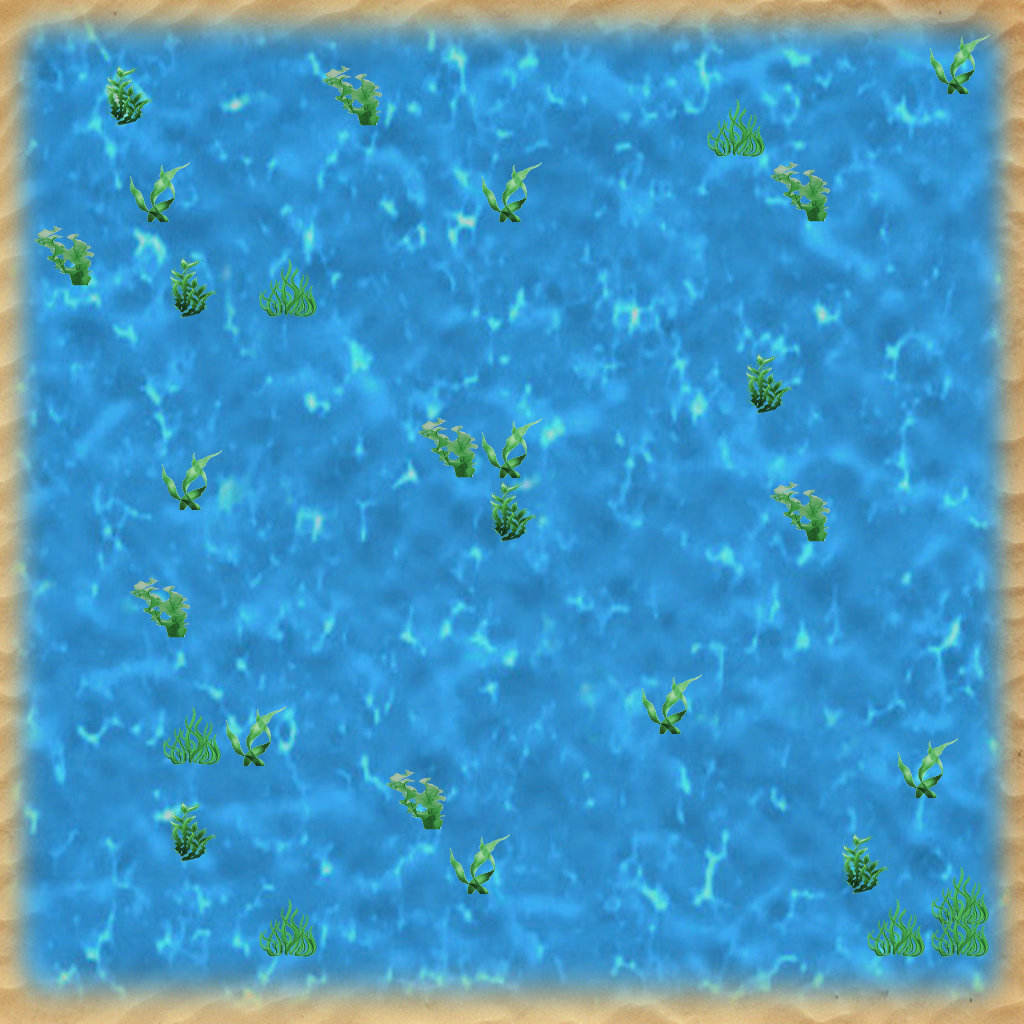

Rendered tile map (Tiled .tmx) drawn with the repository's tilesets; below, a short description and the full map source, tile grids included:
An orthogonal 32x32 tile map with 32x32 px tiles, 1 tile layer (Tile Layer 1), 4 tilesets, 1 image layer and 30 objects.

<map version="1.2" tiledversion="1.2.2" orientation="orthogonal" renderorder="right-down" width="32" height="32" tilewidth="32" tileheight="32" infinite="0" nextlayerid="4" nextobjectid="38">
 <tileset firstgid="1" name="ocean-plants" tilewidth="64" tileheight="64" tilecount="4" columns="2">
  <image source="ocean-plants.png" width="128" height="128" />
 </tileset>
 <tileset firstgid="5" name="starfish" tilewidth="60" tileheight="53" tilecount="1" columns="1">
  <image source="starfish.png" width="60" height="53" />
  <tile id="0">
   <properties>
    <property name="name" value="Starfish" />
   </properties>
  </tile>
 </tileset>
 <tileset firstgid="6" name="rock" tilewidth="64" tileheight="64" tilecount="1" columns="1">
  <image source="rock.png" width="64" height="64" />
  <tile id="0">
   <properties>
    <property name="name" value="Rock" />
   </properties>
  </tile>
 </tileset>
 <tileset firstgid="7" name="sign" tilewidth="64" tileheight="64" tilecount="1" columns="1">
  <properties>
   <property name="message" value="Hello, world!" />
   <property name="name" value="Sign" />
  </properties>
  <image source="sign.png" width="64" height="64" />
  <tile id="0">
   <properties>
    <property name="message" value="Hello, World!" />
    <property name="name" value="Sign" />
   </properties>
  </tile>
 </tileset>
 <imagelayer id="2" name="Image Layer 1">
  <image source="large-water.jpg" width="1024" height="1024" />
 </imagelayer>
 <layer id="1" name="Tile Layer 1" width="32" height="32">
  <data encoding="csv">
0,0,0,0,0,0,0,0,0,0,0,0,0,0,0,0,0,0,0,0,0,0,0,0,0,0,0,0,0,0,0,0,
0,0,0,0,0,0,0,0,0,0,0,0,0,0,0,0,0,0,0,0,0,0,0,0,0,0,0,0,0,0,0,0,
0,0,0,0,0,0,0,0,0,0,0,0,0,0,0,0,0,0,0,0,0,0,0,0,0,0,0,0,0,2,0,0,
0,0,0,1,0,0,0,0,0,0,4,0,0,0,0,0,0,0,0,0,0,0,0,0,0,0,0,0,0,0,0,0,
0,0,0,0,0,0,0,0,0,0,0,0,0,0,0,0,0,0,0,0,0,0,3,0,0,0,0,0,0,0,0,0,
0,0,0,0,0,0,0,0,0,0,0,0,0,0,0,0,0,0,0,0,0,0,0,0,0,0,0,0,0,0,0,0,
0,0,0,0,2,0,0,0,0,0,0,0,0,0,0,2,0,0,0,0,0,0,0,0,4,0,0,0,0,0,0,0,
0,0,0,0,0,0,0,0,0,0,0,0,0,0,0,0,0,0,0,0,0,0,0,0,0,0,0,0,0,0,0,0,
0,4,0,0,0,0,0,0,0,0,0,0,0,0,0,0,0,0,0,0,0,0,0,0,0,0,0,0,0,0,0,0,
0,0,0,0,0,1,0,0,3,0,0,0,0,0,0,0,0,0,0,0,0,0,0,0,0,0,0,0,0,0,0,0,
0,0,0,0,0,0,0,0,0,0,0,0,0,0,0,0,0,0,0,0,0,0,0,0,0,0,0,0,0,0,0,0,
0,0,0,0,0,0,0,0,0,0,0,0,0,0,0,0,0,0,0,0,0,0,0,0,0,0,0,0,0,0,0,0,
0,0,0,0,0,0,0,0,0,0,0,0,0,0,0,0,0,0,0,0,0,0,0,1,0,0,0,0,0,0,0,0,
0,0,0,0,0,0,0,0,0,0,0,0,0,0,0,0,0,0,0,0,0,0,0,0,0,0,0,0,0,0,0,0,
0,0,0,0,0,0,0,0,0,0,0,0,0,4,0,2,0,0,0,0,0,0,0,0,0,0,0,0,0,0,0,0,
0,0,0,0,0,2,0,0,0,0,0,0,0,0,0,0,0,0,0,0,0,0,0,0,0,0,0,0,0,0,0,0,
0,0,0,0,0,0,0,0,0,0,0,0,0,0,0,1,0,0,0,0,0,0,0,0,4,0,0,0,0,0,0,0,
0,0,0,0,0,0,0,0,0,0,0,0,0,0,0,0,0,0,0,0,0,0,0,0,0,0,0,0,0,0,0,0,
0,0,0,0,0,0,0,0,0,0,0,0,0,0,0,0,0,0,0,0,0,0,0,0,0,0,0,0,0,0,0,0,
0,0,0,0,4,0,0,0,0,0,0,0,0,0,0,0,0,0,0,0,0,0,0,0,0,0,0,0,0,0,0,0,
0,0,0,0,0,0,0,0,0,0,0,0,0,0,0,0,0,0,0,0,0,0,0,0,0,0,0,0,0,0,0,0,
0,0,0,0,0,0,0,0,0,0,0,0,0,0,0,0,0,0,0,0,0,0,0,0,0,0,0,0,0,0,0,0,
0,0,0,0,0,0,0,0,0,0,0,0,0,0,0,0,0,0,0,0,2,0,0,0,0,0,0,0,0,0,0,0,
0,0,0,0,0,3,0,2,0,0,0,0,0,0,0,0,0,0,0,0,0,0,0,0,0,0,0,0,0,0,0,0,
0,0,0,0,0,0,0,0,0,0,0,0,0,0,0,0,0,0,0,0,0,0,0,0,0,0,0,0,2,0,0,0,
0,0,0,0,0,0,0,0,0,0,0,0,4,0,0,0,0,0,0,0,0,0,0,0,0,0,0,0,0,0,0,0,
0,0,0,0,0,1,0,0,0,0,0,0,0,0,0,0,0,0,0,0,0,0,0,0,0,0,0,0,0,0,0,0,
0,0,0,0,0,0,0,0,0,0,0,0,0,0,2,0,0,0,0,0,0,0,0,0,0,0,1,0,0,0,0,0,
0,0,0,0,0,0,0,0,0,0,0,0,0,0,0,0,0,0,0,0,0,0,0,0,0,0,0,0,0,3,0,0,
0,0,0,0,0,0,0,0,3,0,0,0,0,0,0,0,0,0,0,0,0,0,0,0,0,0,0,3,0,3,0,0,
0,0,0,0,0,0,0,0,0,0,0,0,0,0,0,0,0,0,0,0,0,0,0,0,0,0,0,0,0,0,0,0,
0,0,0,0,0,0,0,0,0,0,0,0,0,0,0,0,0,0,0,0,0,0,0,0,0,0,0,0,0,0,0,0
</data>
 </layer>
 <objectgroup id="3" name="Object Layer 1">
  <object id="1" gid="6" x="12" y="757.333" width="64" height="64" />
  <object id="3" gid="6" x="283.333" y="616" width="64" height="64" />
  <object id="4" gid="6" x="284.667" y="558" width="64" height="64" />
  <object id="5" gid="6" x="293.333" y="498" width="64" height="64" />
  <object id="6" gid="6" x="316" y="440" width="64" height="64" />
  <object id="7" gid="6" x="359.333" y="388" width="64" height="64" />
  <object id="8" gid="6" x="414" y="352.667" width="64" height="64" />
  <object id="9" gid="6" x="483.333" y="354" width="64" height="64" />
  <object id="10" gid="6" x="800" y="672" width="64" height="64" />
  <object id="11" gid="6" x="736" y="672" width="64" height="64" />
  <object id="12" gid="6" x="672" y="672" width="64" height="64" />
  <object id="13" gid="6" x="608" y="704" width="64" height="64" />
  <object id="14" gid="6" x="576" y="768" width="64" height="64" />
  <object id="15" gid="6" x="576" y="832" width="64" height="64" />
  <object id="16" gid="6" x="768" y="320" width="64" height="64" />
  <object id="17" gid="6" x="224" y="160" width="64" height="64" />
  <object id="18" gid="6" x="320" y="992" width="64" height="64" />
  <object id="19" gid="6" x="384" y="992" width="64" height="64" />
  <object id="20" gid="6" x="704" y="96" width="64" height="64" />
  <object id="23" gid="5" x="96" y="288" width="60" height="53" />
  <object id="24" gid="5" x="416" y="544" width="60" height="53" />
  <object id="25" gid="5" x="896" y="256" width="60" height="53" />
  <object id="26" gid="5" x="576" y="160" width="60" height="53" />
  <object id="27" gid="5" x="832" y="544" width="60" height="53" />
  <object id="28" gid="5" x="896" y="896" width="60" height="53" />
  <object id="29" gid="5" x="576" y="960" width="60" height="53" />
  <object id="30" gid="5" x="256" y="864" width="60" height="53" />
  <object id="34" gid="7" x="832" y="96" width="64" height="64" />
  <object id="35" gid="7" x="96" y="768" width="64" height="64">
   <properties>
    <property name="message" value="Collect all the Starfish." />
   </properties>
  </object>
  <object id="37" x="64" y="960">
   <properties>
    <property name="name" value="Start" />
   </properties>
  </object>
 </objectgroup>
</map>
